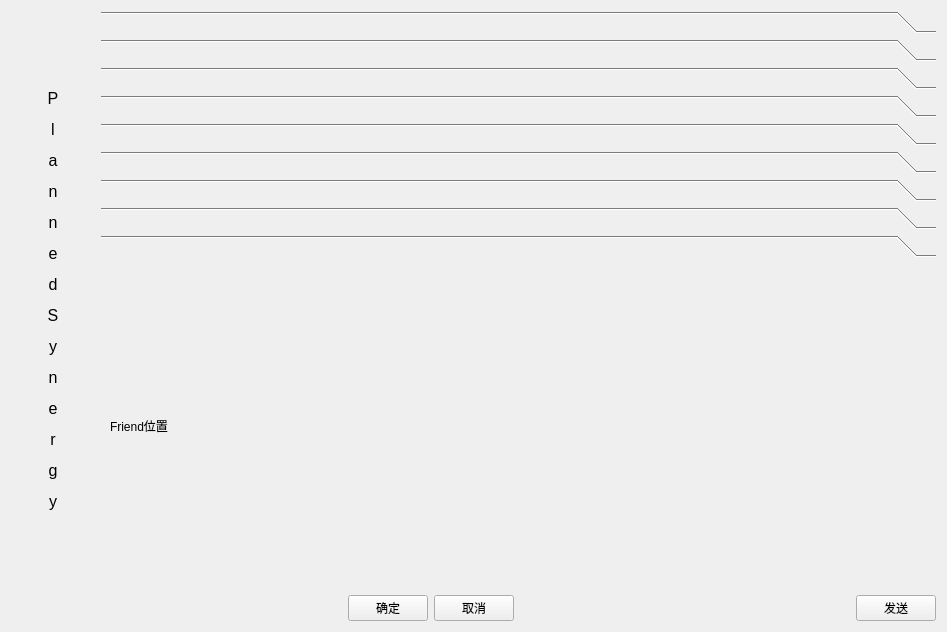
<?xml version="1.0" encoding="UTF-8"?>
<ui version="4.0">
 <class>CDlgPlannedSynergy</class>
 <widget class="QWidget" name="CDlgPlannedSynergy">
  <property name="geometry">
   <rect>
    <x>0</x>
    <y>0</y>
    <width>947</width>
    <height>632</height>
   </rect>
  </property>
  <property name="windowTitle">
   <string>计划协同</string>
  </property>
  <layout class="QVBoxLayout" name="verticalLayout">
   <item>
    <layout class="QHBoxLayout" name="horizontalLayout" stretch="1,10">
     <item>
      <widget class="QLabel" name="label">
       <property name="text">
        <string>&lt;html&gt;&lt;head/&gt;&lt;body&gt;&lt;p&gt;&lt;span style=&quot; font-size:12pt;&quot;&gt;P&lt;/span&gt;&lt;/p&gt;&lt;p&gt;&lt;span style=&quot; font-size:12pt;&quot;&gt;l&lt;/span&gt;&lt;/p&gt;&lt;p&gt;&lt;span style=&quot; font-size:12pt;&quot;&gt;a&lt;/span&gt;&lt;/p&gt;&lt;p&gt;&lt;span style=&quot; font-size:12pt;&quot;&gt;n&lt;/span&gt;&lt;/p&gt;&lt;p&gt;&lt;span style=&quot; font-size:12pt;&quot;&gt;n&lt;/span&gt;&lt;/p&gt;&lt;p&gt;&lt;span style=&quot; font-size:12pt;&quot;&gt;e&lt;/span&gt;&lt;/p&gt;&lt;p&gt;&lt;span style=&quot; font-size:12pt;&quot;&gt;d&lt;/span&gt;&lt;/p&gt;&lt;p&gt;&lt;span style=&quot; font-size:12pt;&quot;&gt;S&lt;/span&gt;&lt;/p&gt;&lt;p&gt;&lt;span style=&quot; font-size:12pt;&quot;&gt;y&lt;/span&gt;&lt;/p&gt;&lt;p&gt;&lt;span style=&quot; font-size:12pt;&quot;&gt;n&lt;/span&gt;&lt;/p&gt;&lt;p&gt;&lt;span style=&quot; font-size:12pt;&quot;&gt;e&lt;/span&gt;&lt;/p&gt;&lt;p&gt;&lt;span style=&quot; font-size:12pt;&quot;&gt;r&lt;/span&gt;&lt;/p&gt;&lt;p&gt;&lt;span style=&quot; font-size:12pt;&quot;&gt;g&lt;/span&gt;&lt;/p&gt;&lt;p&gt;&lt;span style=&quot; font-size:12pt;&quot;&gt;y&lt;/span&gt;&lt;/p&gt;&lt;/body&gt;&lt;/html&gt;</string>
       </property>
       <property name="alignment">
        <set>Qt::AlignCenter</set>
       </property>
      </widget>
     </item>
     <item>
      <widget class="QToolBox" name="toolBox">
       <property name="currentIndex">
        <number>8</number>
       </property>
       <widget class="QWidget" name="page">
        <property name="geometry">
         <rect>
          <x>0</x>
          <y>0</y>
          <width>126</width>
          <height>30</height>
         </rect>
        </property>
        <attribute name="label">
         <string/>
        </attribute>
        <layout class="QVBoxLayout" name="verticalLayout_2">
         <item>
          <widget class="QLabel" name="label_2">
           <property name="text">
            <string>协同任务信息交互点</string>
           </property>
          </widget>
         </item>
        </layout>
       </widget>
       <widget class="QWidget" name="page_2">
        <property name="geometry">
         <rect>
          <x>0</x>
          <y>0</y>
          <width>98</width>
          <height>30</height>
         </rect>
        </property>
        <attribute name="label">
         <string/>
        </attribute>
        <layout class="QHBoxLayout" name="horizontalLayout_3">
         <item>
          <widget class="QLabel" name="label_3">
           <property name="text">
            <string>平台起飞点</string>
           </property>
          </widget>
         </item>
        </layout>
       </widget>
       <widget class="QWidget" name="page_3">
        <property name="geometry">
         <rect>
          <x>0</x>
          <y>0</y>
          <width>98</width>
          <height>30</height>
         </rect>
        </property>
        <attribute name="label">
         <string/>
        </attribute>
        <layout class="QHBoxLayout" name="horizontalLayout_4">
         <item>
          <widget class="QLabel" name="label_4">
           <property name="text">
            <string>航向和速度</string>
           </property>
          </widget>
         </item>
        </layout>
       </widget>
       <widget class="QWidget" name="page_4">
        <property name="geometry">
         <rect>
          <x>0</x>
          <y>0</y>
          <width>98</width>
          <height>30</height>
         </rect>
        </property>
        <attribute name="label">
         <string/>
        </attribute>
        <layout class="QHBoxLayout" name="horizontalLayout_5">
         <item>
          <widget class="QLabel" name="label_5">
           <property name="text">
            <string>目标距离</string>
           </property>
          </widget>
         </item>
        </layout>
       </widget>
       <widget class="QWidget" name="page_5">
        <property name="geometry">
         <rect>
          <x>0</x>
          <y>0</y>
          <width>98</width>
          <height>30</height>
         </rect>
        </property>
        <attribute name="label">
         <string/>
        </attribute>
        <layout class="QHBoxLayout" name="horizontalLayout_6">
         <item>
          <widget class="QLabel" name="label_6">
           <property name="text">
            <string>目标高度</string>
           </property>
          </widget>
         </item>
        </layout>
       </widget>
       <widget class="QWidget" name="page_6">
        <property name="geometry">
         <rect>
          <x>0</x>
          <y>0</y>
          <width>98</width>
          <height>30</height>
         </rect>
        </property>
        <attribute name="label">
         <string/>
        </attribute>
        <layout class="QHBoxLayout" name="horizontalLayout_8">
         <item>
          <widget class="QLabel" name="label_7">
           <property name="text">
            <string>目标描述</string>
           </property>
          </widget>
         </item>
        </layout>
       </widget>
       <widget class="QWidget" name="page_7">
        <property name="geometry">
         <rect>
          <x>0</x>
          <y>0</y>
          <width>98</width>
          <height>30</height>
         </rect>
        </property>
        <attribute name="label">
         <string/>
        </attribute>
        <layout class="QHBoxLayout" name="horizontalLayout_7">
         <item>
          <widget class="QLabel" name="label_8">
           <property name="text">
            <string>目标位置</string>
           </property>
          </widget>
         </item>
        </layout>
       </widget>
       <widget class="QWidget" name="page_8">
        <property name="geometry">
         <rect>
          <x>0</x>
          <y>0</y>
          <width>158</width>
          <height>38</height>
         </rect>
        </property>
        <attribute name="label">
         <string/>
        </attribute>
        <layout class="QHBoxLayout" name="horizontalLayout_9" stretch="1,5">
         <item>
          <widget class="QLabel" name="label_9">
           <property name="text">
            <string>制导、标记类型</string>
           </property>
          </widget>
         </item>
         <item>
          <widget class="QComboBox" name="comboBox">
           <item>
            <property name="text">
             <string>激光</string>
            </property>
           </item>
           <item>
            <property name="text">
             <string>烟雾</string>
            </property>
           </item>
           <item>
            <property name="text">
             <string>红外</string>
            </property>
           </item>
           <item>
            <property name="text">
             <string>其他</string>
            </property>
           </item>
          </widget>
         </item>
        </layout>
       </widget>
       <widget class="QWidget" name="page_9">
        <property name="geometry">
         <rect>
          <x>0</x>
          <y>0</y>
          <width>837</width>
          <height>347</height>
         </rect>
        </property>
        <attribute name="label">
         <string/>
        </attribute>
        <layout class="QHBoxLayout" name="horizontalLayout_10">
         <item>
          <widget class="QLabel" name="label_10">
           <property name="text">
            <string>Friend位置</string>
           </property>
          </widget>
         </item>
        </layout>
       </widget>
      </widget>
     </item>
    </layout>
   </item>
   <item>
    <layout class="QHBoxLayout" name="horizontalLayout_2">
     <item>
      <spacer name="horizontalSpacer">
       <property name="orientation">
        <enum>Qt::Horizontal</enum>
       </property>
       <property name="sizeHint" stdset="0">
        <size>
         <width>40</width>
         <height>20</height>
        </size>
       </property>
      </spacer>
     </item>
     <item>
      <widget class="QPushButton" name="pushButton">
       <property name="text">
        <string>  确定  </string>
       </property>
      </widget>
     </item>
     <item>
      <widget class="QPushButton" name="pushButton_2">
       <property name="text">
        <string>  取消  </string>
       </property>
      </widget>
     </item>
     <item>
      <spacer name="horizontalSpacer_2">
       <property name="orientation">
        <enum>Qt::Horizontal</enum>
       </property>
       <property name="sizeHint" stdset="0">
        <size>
         <width>40</width>
         <height>20</height>
        </size>
       </property>
      </spacer>
     </item>
     <item>
      <widget class="QPushButton" name="pushButton_3">
       <property name="text">
        <string>  发送  </string>
       </property>
      </widget>
     </item>
    </layout>
   </item>
  </layout>
 </widget>
 <resources/>
 <connections/>
</ui>
